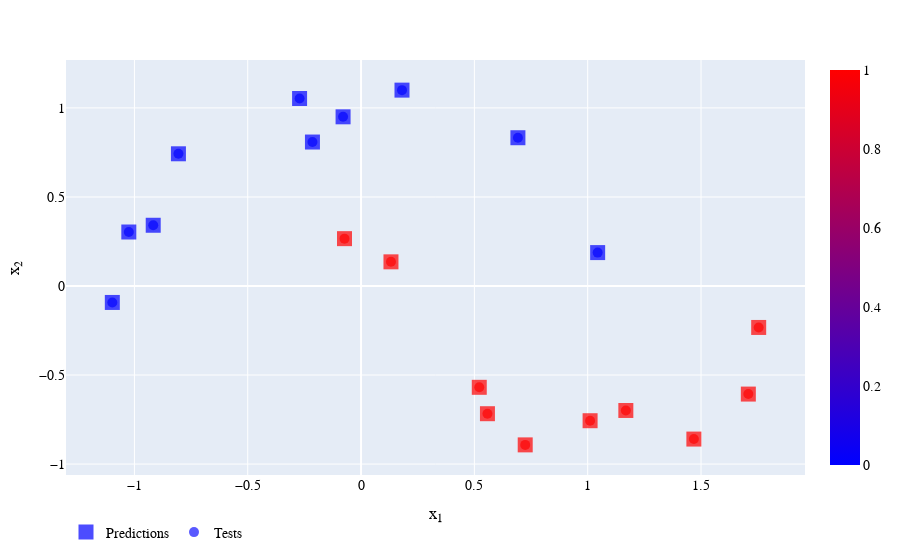

Source (notebook cell):
### Markdown cell above
## Visualization of Test Data/Performance
Using the same data as before, one can also visualize performance on the test dataset.
A notable difference is the model, `knnc`, and its machine binding, `knnc_mach`.
We train the model with the `fit!` method.
For convenience, the predictions on the test data is added as a column to the DataFrame, `df`.
A color scale `blue_red_cs` is generated, passed for the value `colorscale`.

We generate two scatter plots. One is for the test data, and one is for the prediction.
With PlotlyJS, one can plot these on top of each other using different `size` values for both plots.
The orientation is the same as before, but the legend orientation is altered, so it's not hidden by the color bar.

### Code cell
using DataFrames, MLJBase, NearestNeighborModels, Random, PlotlyJS

function display_binary_test_pred_scatter_plot()
    Random.seed!(42) # for reproducibility
    X, y = make_moons(100; noise=0.1)
    train, test = partition(1:nrows(X), 0.8, shuffle=true)
    
    knnc = KNNClassifier(weights = Inverse(); K=5)
    knnc_mach = machine(knnc, X, y)
    fit!(knnc_mach, rows=train)
    
    df = DataFrame(X)[test,:]
    insertcols!(df, :y_test=>y[test], :y_pred=>predict(knnc_mach, rows=test))
    
    blue_red_cs = [[0, "Blue"], [1, "Red"]]
    
    test_trace = scatter(df; x=:x1, y=:x2, mode="markers", name="Tests",
                    marker=attr(color=:y_test, size=10, opacity=0.65, colorscale=blue_red_cs))
    
    pred_trace = scatter(df; x=:x1, y=:x2, mode="markers", name="Predictions",
                    marker=attr(color=pdf.(df.y_pred,1), size=15, opacity=0.70, colorscale=blue_red_cs, 
                                symbol="square", showscale=true))
    
    layout = Layout(xaxis_title="x₁", yaxis_title="x₂", legend=attr(orientation='h'),
                    font=attr(family="Veranda", size=14,color="Black"))
    
    Plot([pred_trace,test_trace], layout)
end

display_binary_test_pred_scatter_plot()

### Figure 1 — Plotly figure (JSON) as saved in the notebook; plotly's stock layout.template omitted (floating-point values rounded to 4 significant figures)
{"data": [{"marker": {"color": [0, 1, 1, 0, 1, 1, 1, 0, 0, 0, 1, 0, 0, 0, 1, 1, 1, 0, 1, 0], "colorscale": [[0, "Blue"], [1, "Red"]], "opacity": 0.7, "showscale": true, "size": 15, "symbol": "square"}, "mode": "markers", "name": "Predictions", "type": "scatter", "x": [-1.025, 0.5577, 0.7243, -0.917, 1.709, 1.168, 0.132, -0.2712, 1.044, -0.2145, 1.754, -0.07934, 0.6921, 0.1806, 0.5216, 1.469, -0.07303, -0.8058, 1.011, -1.097], "y": [0.3033, -0.7172, -0.8922, 0.3411, -0.607, -0.699, 0.1357, 1.053, 0.1876, 0.8085, -0.2328, 0.9501, 0.8326, 1.1, -0.569, -0.8596, 0.2659, 0.7425, -0.7566, -0.09238]}, {"marker": {"color": [0, 1, 1, 0, 1, 1, 1, 0, 0, 0, 1, 0, 0, 0, 1, 1, 1, 0, 1, 0], "colorscale": [[0, "Blue"], [1, "Red"]], "opacity": 0.65, "size": 10}, "mode": "markers", "name": "Tests", "type": "scatter", "x": [-1.025, 0.5577, 0.7243, -0.917, 1.709, 1.168, 0.132, -0.2712, 1.044, -0.2145, 1.754, -0.07934, 0.6921, 0.1806, 0.5216, 1.469, -0.07303, -0.8058, 1.011, -1.097], "y": [0.3033, -0.7172, -0.8922, 0.3411, -0.607, -0.699, 0.1357, 1.053, 0.1876, 0.8085, -0.2328, 0.9501, 0.8326, 1.1, -0.569, -0.8596, 0.2659, 0.7425, -0.7566, -0.09238]}], "layout": {"font": {"color": "Black", "family": "Veranda", "size": 14}, "legend": {"orientation": "h"}, "margin": {"b": 50, "l": 50, "r": 50, "t": 60}, "xaxis": {"title": {"text": "x₁"}}, "yaxis": {"title": {"text": "x₂"}}}}
